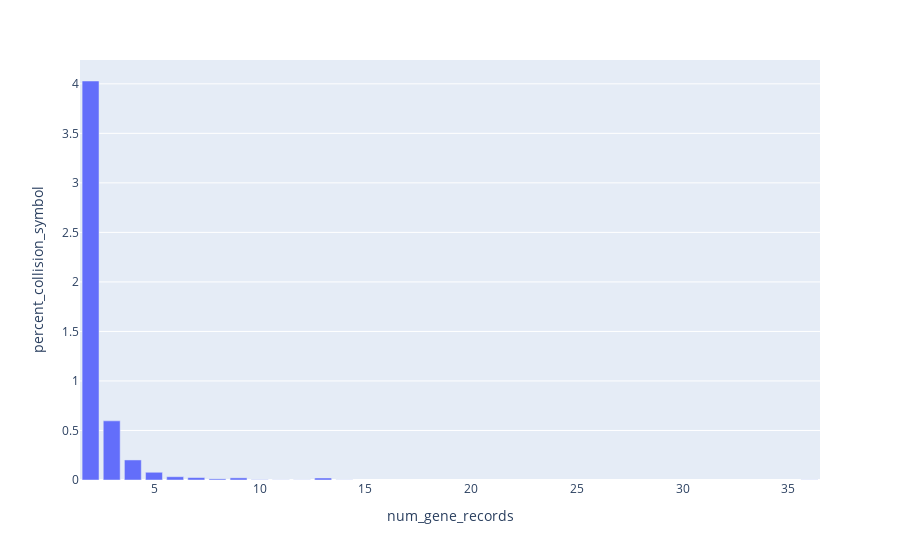

Notebook cell for this chart:
### Code cell
create_aa_collision_histogram(aa_collision_gene_ncbi_df, "NCBI", ncbi_alias_count)

### Figure 1 — Plotly figure (JSON) as saved in the notebook; plotly's stock layout.template omitted (floating-point values rounded to 4 significant figures)
{"data": [{"alignmentgroup": "True", "hovertemplate": "num_gene_records=%{x}<br>percent_collision_symbol=%{y}<extra></extra>", "legendgroup": "", "marker": {"color": "#636efa", "pattern": {"shape": ""}}, "name": "", "offsetgroup": "", "orientation": "v", "showlegend": false, "textposition": "auto", "type": "bar", "x": [2, 3, 4, 5, 6, 7, 8, 9, 10, 11, 12, 13, 14, 36], "xaxis": "x", "y": [4.029, 0.5972, 0.2024, 0.07808, 0.03326, 0.02458, 0.01157, 0.02169, 0.002892, 0.001446, 0.001446, 0.02024, 0.001446, 0.001446], "yaxis": "y"}], "layout": {"barmode": "relative", "legend": {"tracegroupgap": 0}, "margin": {"t": 60}, "xaxis": {"anchor": "y", "domain": [0, 1], "title": {"text": "num_gene_records"}}, "yaxis": {"anchor": "x", "domain": [0, 1], "title": {"text": "percent_collision_symbol"}}}}
